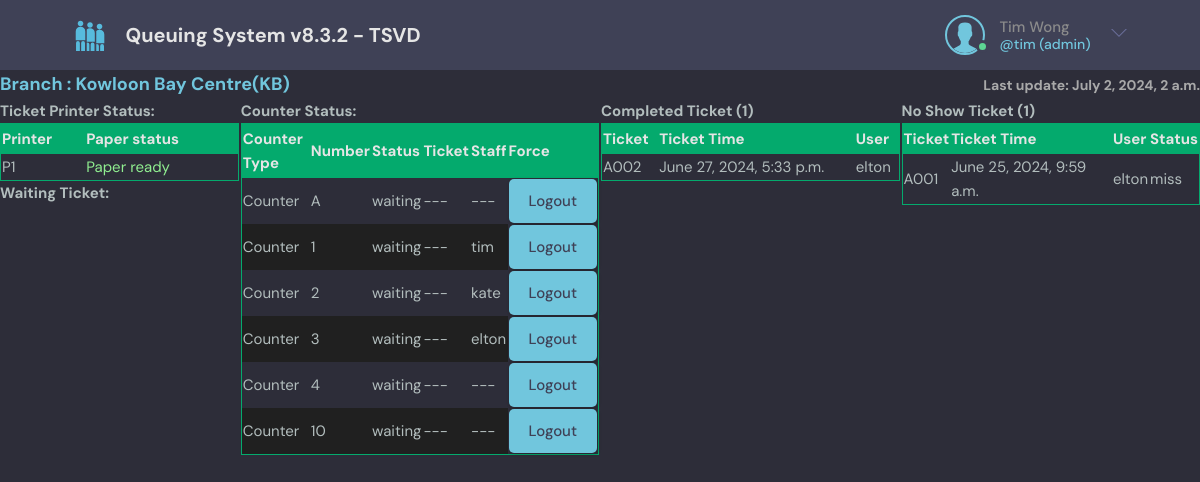
/supervisor/1/ (signed in), run on an earlier commit of the app's database.
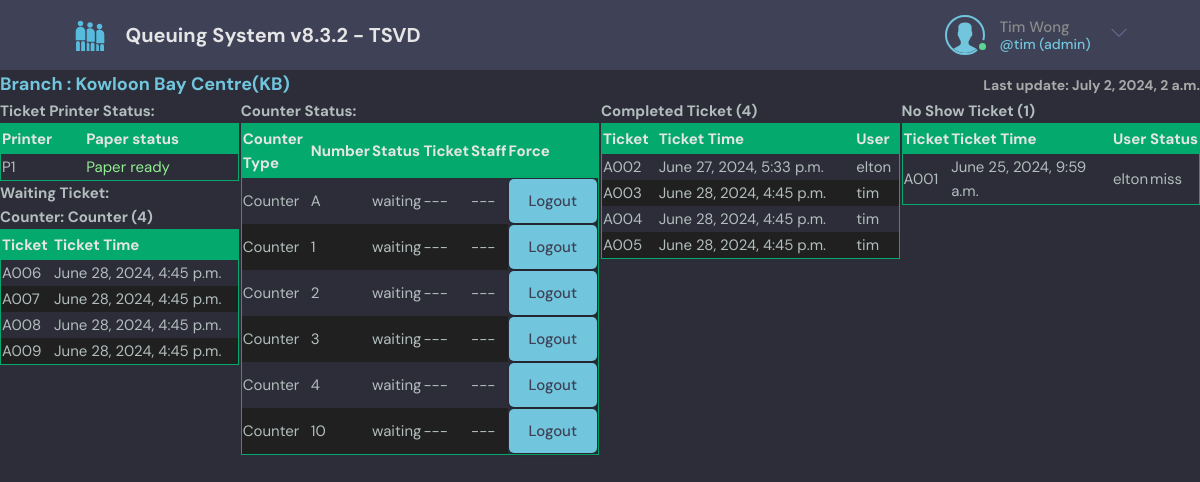
And on a later commit of the database.
### base/models.py (models this page shows, shortened)
class PrinterStatus(models.Model):
    branch = models.ForeignKey(Branch, on_delete=models.SET_NULL, blank=True, null=True)  # if name='global' branch should be null
    printernumber = models.TextField(null=True, blank=True)
    status = models.TextField(null=True, blank=True) # 1
    statustext = models.TextField(null=True, blank=True)
    updated = models.DateTimeField(auto_now=True)
    created = models.DateTimeField(auto_now_add=True) # auto_now_add just auto add once (the first created)
    class Meta:
        unique_together = ('branch', 'printernumber',)
        ordering = ['-updated', '-created']

class CounterStatus(models.Model):
    countertype = models.ForeignKey(CounterType, on_delete=models.SET_NULL, blank=True, null=True)
    counternumber = models.CharField(max_length=200, null=True)
    voice = models.CharField(max_length=50, null=True, blank=True, default='[SC]', help_text='[SC] = Service Counter, [C1] = Counter one, [CASHIER] = Cashier, Blank = No voice')
    enabled = models.BooleanField(default=True)
    status = models.TextField(default=lcounterstatus[0])
    tickettemp = models.ForeignKey(TicketTemp, on_delete=models.SET_NULL, blank=True, null=True)
    user = models.ForeignKey(User, on_delete=models.SET_NULL, blank=True, null=True)
    loged = models.BooleanField(default=False)
    logintime = models.DateTimeField(null=True, blank=True)
    lastactive = models.DateTimeField(null=True, blank=True)
    flashid = models.IntegerField(null=True, blank=True, default=1)

class CounterType(models.Model):
    enabled = models.BooleanField(default=True)
    branch = models.ForeignKey(Branch, on_delete=models.SET_NULL, blank=True, null=True)
    name = models.CharField(max_length=200, null=False)
    lang1 = models.CharField(max_length=200, null=True, blank=True, default='')
    lang2 = models.CharField(max_length=200, null=True, blank=True, default='')
    lang3 = models.CharField(max_length=200, null=True, blank=True, default='')
    lang4 = models.CharField(max_length=200, null=True, blank=True, default='')
    displayscrollingtext = models.TextField(null=True, blank=True, default='Testing 123...')
    vert_showcounter = models.BooleanField(default=True)
    vert_showlatest = models.BooleanField(default=True)
    vert_latestpagehold = models.IntegerField(default=10)
    showcounter = models.BooleanField(default=True)
    showlatest = models.BooleanField(default=True)
    latestpagehold = models.IntegerField(default=6)
    countermode = models.CharField(max_length=200, null=False, blank=False, default='normal', verbose_name='Counter Mode', help_text='Normal mode=normal, Call Centre mode=cc, Restaurant mode=res') # normal, callcentre
    nextcounter = models.IntegerField(default=0)  # only for CallCentre mode system auto assign ticket to counter
    updated = models.DateTimeField(auto_now=True)
    created = models.DateTimeField(auto_now_add=True) # auto_now_add just auto add once (the first created)
    class Meta:
        ordering = ['branch']
        unique_together = ('branch', 'name',)

class TicketTemp(models.Model):
    tickettype = models.CharField(max_length=200)
    ticketnumber = models.CharField(max_length=200)
    tickettype_disp = models.CharField(max_length=200)
    ticketnumber_disp = models.CharField(max_length=200)
    branch = models.ForeignKey(Branch, on_delete=models.SET_NULL, blank=True, null=True)
    step = models.IntegerField(default=1)
    countertype = models.ForeignKey(CounterType, on_delete=models.SET_NULL, blank=True, null=True)
    ticketroute= models.ForeignKey(TicketRoute, on_delete=models.SET_NULL, blank=True, null=True)
    ticketformat= models.ForeignKey(TicketFormat, on_delete=models.SET_NULL, blank=True, null=True)
    status = models.TextField(default=lcounterstatus[0])
    locked = models.BooleanField(default=False)
    tickettime = models.DateTimeField()
    tickettext = models.TextField(default='', blank=True, null=True)
    printernumber = models.TextField(default='', blank=True, null=True)  # format printer 1 and 2 print: <NO>1</NO><NO>2</NO>
    printedtimes = models.IntegerField(default=0)
    user = models.ForeignKey(User, on_delete=models.SET_NULL, blank=True, null=True)
    remark = models.TextField(default='', blank=True, null=True)
    securitycode = models.CharField(max_length=10, default='', blank=True, null=True)
    myticketlink = models.CharField(max_length=1000, default='', blank=True, null=True)
    createdby = models.ForeignKey(User, on_delete=models.SET_NULL, blank=True, null=True, default=None, related_name='createdbytemp')
    booking_tickettype = models.CharField(max_length=200, null=True, blank=True, default='')
    booking_ticketnumber = models.CharField(max_length=200, null=True, blank=True, default='')
    booking_time = models.DateTimeField(null=True, blank=True, default=None)
    booking_name = models.CharField(max_length=200, null=True, blank=True, default='')
    booking_user = models.ForeignKey(User, on_delete=models.SET_NULL, blank=True, null=True, default=None, related_name='booking_user_temp')
    booking_id = models.IntegerField(null=True, blank=True, default=None)
    ticket = models.ForeignKey(Ticket, on_delete=models.SET_NULL, blank=True, null=True)

### base/decorators.py (the view)
        def wrapper_func(request, *args, **kwargs):
            group_name = None
            auth = False
            if request.user.groups.exists():
                groups = request.user.groups.all()
                for group in groups :
                    group_name = group.name
                    if group_name in allowed_roles:
                        auth = True
                        return view_func(request, *args, **kwargs)
            if request.user.is_superuser == True:
                auth = True
                return view_func(request, *args, **kwargs)
            if auth == False:
                return HttpResponse('You are not authorized to view the page')

### base/templates/base/supervisor.html (shortened to what the changed rows need)
{% extends 'main.html' %}
{% load tz %}
{% load static %}
{% block content %}
<h1 class="header_superv">
    <div class="">Branch : {{branch.name}}({{branch.bcode}})</div>
    <div class="header_superv_last">Last update: {{now|timezone:localtimezone}}</div>
</h1>
<div class="superv-container">
    <div>
        <h3>Ticket Printer Status:</h3>
        <table class="table-style">
            <thead>
                <tr>
                    <th>Printer</th>
                    <th>Paper status</th>
                </tr>
            </thead>
            <tbody>
            {% for printer in printerstatuslist %}
            <tr>
                <td>{{printer.printernumber}}</td>
                {% if printer.status == "<P_FINE>" %}
                    <td style="color:lightgreen" >{{printer.statustext}}</td>
                {% elif printer.status == "<P_NEAREND>" %}
                    <td style="color:yellow" >{{printer.statustext}}</td>
                {% elif printer.status == "<P_END>" %}
                    <td style="color:red" >{{printer.statustext}}</td>
                {% elif printer.status == "<OPEN>" %}
                    <td style="color:orange" >{{printer.statustext}}</td>
                {% else %}
                    <td>{{printer.statustext}}</td>
                {% endif %}
            </tr>
            {% endfor %}
            </tbody>
        </table>
        <h3>Waiting Ticket: </h3>
        {% for table in qlist %}
        {% if table.count > 0 %}
            <h3>Counter: {{table.0.countertype.lang1}} ({{table.count}})</h3>
            <table class="table-style">
                <thead>
                    <tr>
                        <th>Ticket</th>
                        <th>Ticket Time</th>
                    </tr>
                </thead>
                <tbody>
                {% for ticket in table %}
                <tr>
                    <td>{{ticket.tickettype_disp}}{{ticket.ticketnumber_disp}}</td>
                    <td>{{ ticket.tickettime|timezone:localtimezone }}</td>
                </tr>
                {% endfor %}
                </tbody>
            </table>
        {% endif %}
        {% endfor %}
    </div>
    <div>
            <table class="table-style">
                <thead>
                    <tr>
                        <th>Counter Type</th>
                        <th>Number</th>
                        <th>Status</th>
                        <th>Ticket</th>
                        <th>Staff</th>
                        <th>Force</th>
                    </tr>
                </thead>
                <tbody>
                {% for table in counterstatus %}
                {% for counter in table %}
                <tr>
                    <td>{{ counter.countertype.lang1 }}</td>
                    <td>{{ counter.counternumber }}</td>
                    <td>{{ counter.status }}</td>
                    {% if counter.tickettemp == None %}
                        <td>---</td>
                    {% else %}
                        <td>{{ counter.tickettemp.tickettype_disp }}{{ counter.tickettemp.ticketnumber_disp }}</td>
                    {% endif %}
                    {% if counter.user == None %}
                        <td>---</td>
                    {% else %}
                        <td>{{ counter.user }}</td>
                    {% endif %}
                    <form action="" method="POST">
                        <td style="border: 0;background-color:var(--color-bg)"><a class="btn btn--main" href="{% url 'forcelogout' branch.id counter.id %}">Logout</a></td>
                    </form>
                </tr>
                {% endfor %}
                {% endfor %}
                </tbody>
            </table>
    </div>
    <div>
        <h3>Completed Ticket ({{donelist.count}})</h3>
        <table class="table-style">
            <thead>
                <tr>
                    <th>Ticket</th>
                    <th>Ticket Time</th>
                    <th>User</td>
                </tr>
            </thead>
            <tbody>
            {% for ticket in donelist %}
            <tr>
                <td>{{ticket.tickettype_disp}}{{ticket.ticketnumber_disp}}</td>
                <td>{{ ticket.tickettime|timezone:localtimezone }}</td>
                <td>{{ ticket.user }}</td>
            </tr>
            {% endfor %}
            </tbody>
        </table>
    </div>
    <div>
        <table class="table-style">
            <thead>
                <tr>
                    <th>Ticket</th>
                    <th>Ticket Time</th>
                    <th>User</td>
                    <th>Status</th>
                </tr>
            </thead>
            <tbody>
            {% for ticket in misslist %}
            <tr>
                <td>{{ticket.tickettype_disp}}{{ticket.ticketnumber_disp}}</td>
                <td>{{ ticket.tickettime|timezone:localtimezone }}</td>
                <td>{{ ticket.user }}</td>
                <td>{{ ticket.status }}</td>
            </tr>
            {% endfor %}
            </tbody>
        </table>
    </div>
</div>
{% endblock content %}

What changed in the data, as far as the page shows it:
added TicketTemp: countertype.lang1 "Counter", tickettype_disp "A", ticketnumber_disp "006", tickettime "June 28, 2024, 4:45 p.m."
added TicketTemp: tickettype_disp "A", ticketnumber_disp "007", tickettime "June 28, 2024, 4:45 p.m.", shown under "Counter"
added TicketTemp: tickettype_disp "A", ticketnumber_disp "008", tickettime "June 28, 2024, 4:45 p.m.", shown under "Counter"
added TicketTemp: tickettype_disp "A", ticketnumber_disp "009", tickettime "June 28, 2024, 4:45 p.m.", shown under "Counter"
changed CounterStatus (number 2 of 6 on the later page): user_id 1 → empty (drawn)
changed CounterStatus (number 3 of 6 on the later page): user_id 5 → empty (drawn)
changed CounterStatus (number 4 of 6 on the later page): user_id 4 → empty (drawn)
added TicketTemp: tickettype_disp "A", ticketnumber_disp "003", tickettime "June 28, 2024, 4:45 p.m.", user "tim", shown under "Completed Ticket (4)"
added TicketTemp: tickettype_disp "A", ticketnumber_disp "004", tickettime "June 28, 2024, 4:45 p.m.", user "tim", shown under "Completed Ticket (4)"
added TicketTemp: tickettype_disp "A", ticketnumber_disp "005", tickettime "June 28, 2024, 4:45 p.m.", user "tim", shown under "Completed Ticket (4)"
Also different on the page:
{{ donelist.count }}: "1" → "4"
new list line: "Counter: ( 4 ) Ticket Ticket Time"
list line gone: "tim"
list line gone: "kate"
list line gone: "elton"
